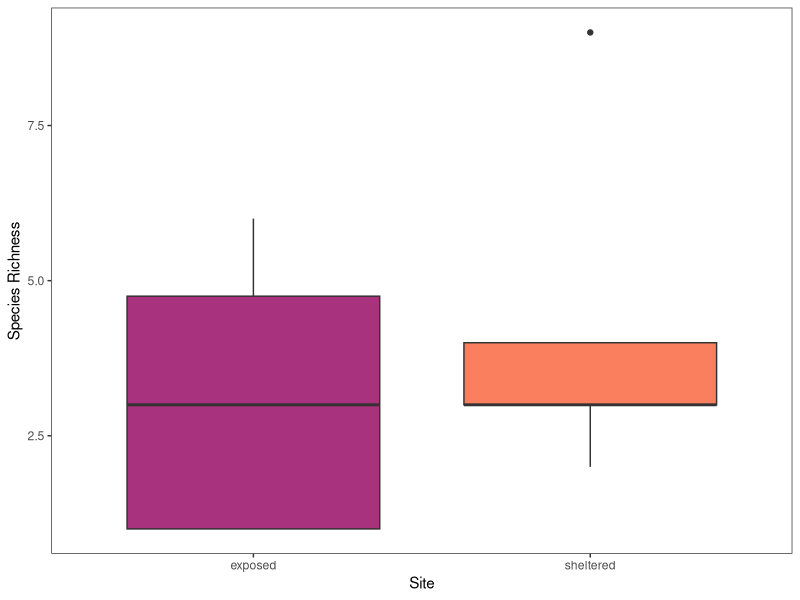
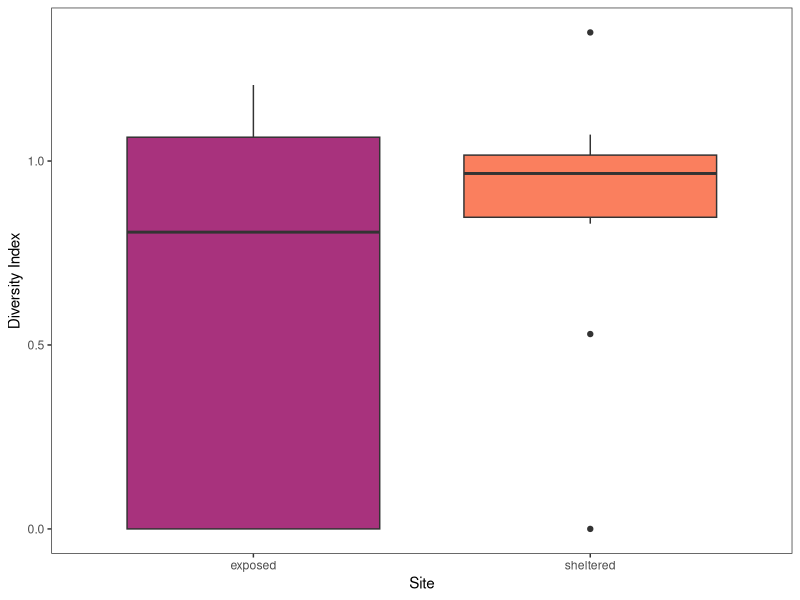
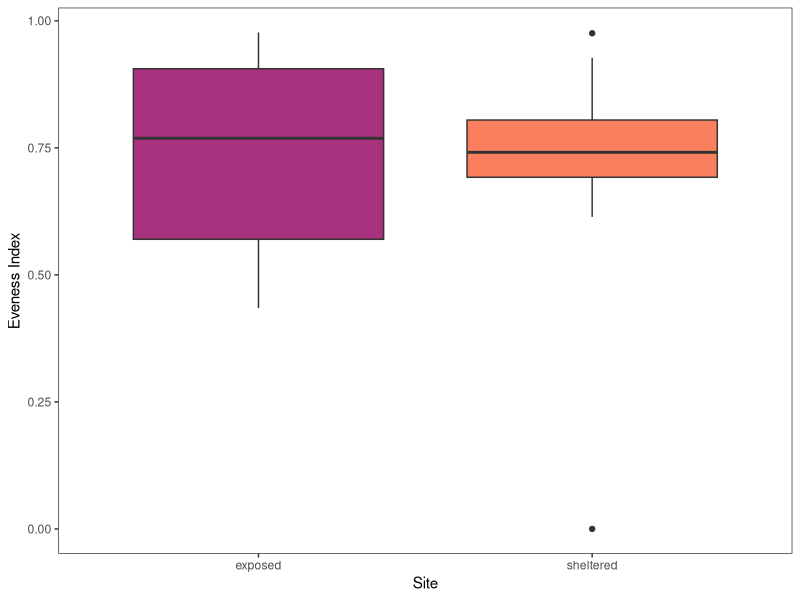
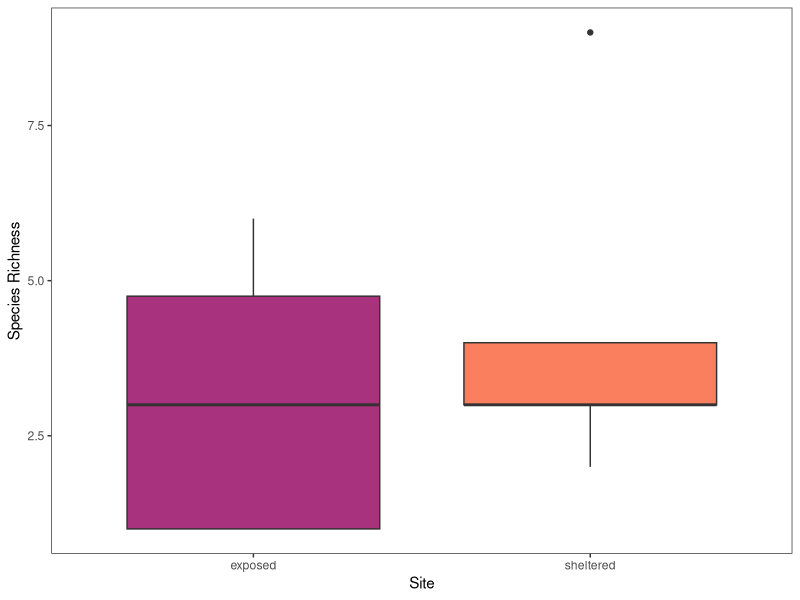
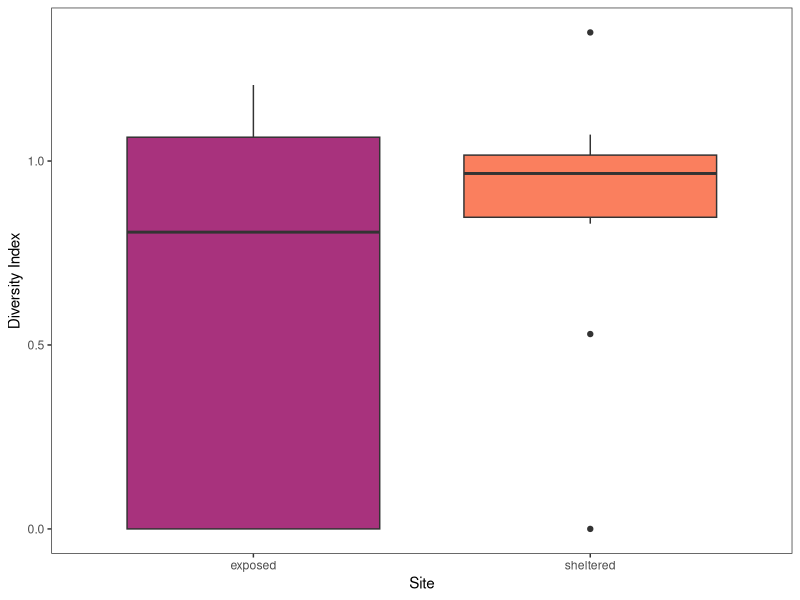
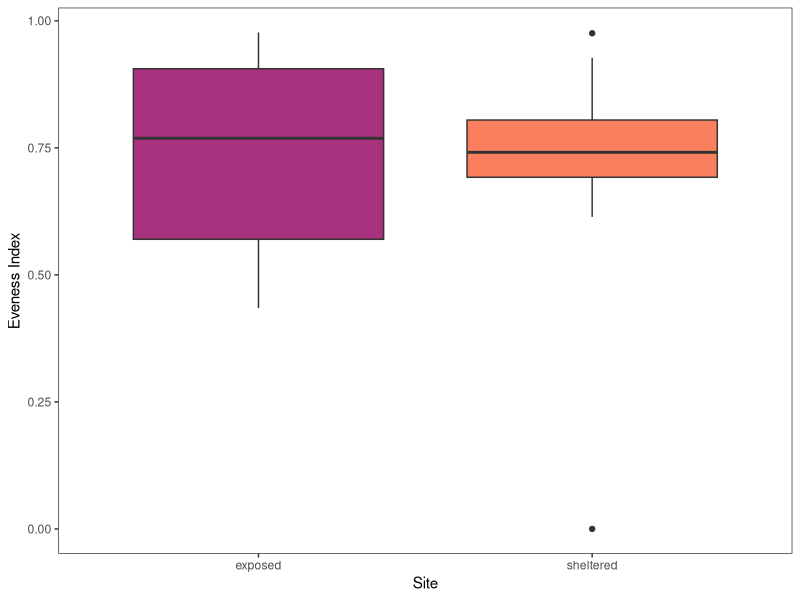

Here is the R script that generated these plots, in order:
## ---- chunk 1
library(vegan)
library(here)
library(scales)
library(viridis)
library(tidyverse)
## ---- chunk 2
data <- read.csv("data-entry-final.csv")

# Manipulating the data

data_analysis <- data %>% 
  select(-c(abiotic_hab, biotic_hab)) %>% 
  mutate(quadrat = as.factor(quadrat)) %>% 
  group_by(vertical_transect, quadrat, species)%>%
  mutate(n_per_quadrat = sum(n)*10) %>%
  mutate(site = ifelse(vertical_transect %in% c(1,2,3), "sheltered", "exposed")) %>% 
  select(-c(n,square)) %>% 
  na.omit %>%
  distinct() %>%
  group_by(vertical_transect, quadrat) %>%
  mutate(pi_quadrat = n_per_quadrat / sum(n_per_quadrat)) %>% 
  mutate(pi_log = log(pi_quadrat)) %>% 
  mutate(pi_times_pi_log = -(pi_quadrat * pi_log)) %>% 
  select(-c(pi_quadrat, pi_log))

# Diversity calculation

shannon_diversity <- data_analysis %>% 
  group_by(vertical_transect, quadrat) %>%
  summarize(sum(pi_times_pi_log, na.rm = FALSE)) %>%
  rename("shannon_div" = "sum(pi_times_pi_log, na.rm = FALSE)") %>%
  mutate(site = ifelse(vertical_transect %in% c(1,2,3), "sheltered", "exposed"))

# Richness calculation

quad_richness <- data %>%
  drop_na(n) %>%
  group_by(vertical_transect,quadrat) %>%
  summarize(richness = length(unique(species))) %>%
  mutate(site = ifelse(vertical_transect %in% c(1,2,3), "sheltered", "exposed"))

# Evenness calculation

shannon_evenness <- shannon_diversity %>% 
  cbind(richness = quad_richness$richness) %>% 
  mutate(H_max = log(richness)) %>%
  mutate(evenness = shannon_div/H_max)
## ---- chunk 3
summary.data <- data.frame(matrix(c(0.218, 0.43, 0.78), 
                                ncol=1, 
                                byrow=TRUE),
                         row.names=c("Shannon-Wiener Diversity (H')","Species Richness","Species Evenness")) %>%
    rename("Value" = "matrix.c.0.218..0.43..0.78...ncol...1..byrow...TRUE.")
knitr::kable(summary.data, table.attr = "style='width:70%", caption = "Resulting p-values of species richness, evenness and Shannon-Wiener Diversity Index from an ANOVA statistical test comparing the exposed and sheltered sites at Scott's Bay, Bamfield, Canada.")
## ---- chunk 4

richness_plot <- ggplot(data = quad_richness) +
  geom_boxplot(aes(x = site, y = richness, fill = site)) +
  labs(x = "Site", y = "Species Richness")+
  theme_test()+
  theme(legend.position = 'none') +
  scale_fill_manual(values = c('#A8327DFF', '#FA7F5EFF'))


richness_plot # COLE: how to export?
ggsave(here("./images/richness_plot.png"), richness_plot)

## ---- chunk 5
## Statistical Analysis
anova_test_rich <- aov(richness~ site, data = quad_richness)
summary(anova_test_rich)
## ---- chunk 6
shannon_diversity_plot <- ggplot(data = shannon_diversity) +
  geom_boxplot(aes(x = site, y = shannon_div, fill = site)) +
  labs(x = "Site", y = "Diversity Index")+
  theme_test()+
  theme(legend.position = 'none')+
  scale_fill_manual(values = c('#A8327DFF', '#FA7F5EFF'))

shannon_diversity_plot
ggsave(here("./images/diversity_plot.png"), shannon_diversity_plot)
## ---- chunk 7
## Statistical Analysis
anova_test_div <- aov(shannon_div ~ site, data = shannon_diversity)
summary(anova_test_div)
## ---- chunk 8
shannon_evenness_plot <- ggplot(data = shannon_evenness) +
  geom_boxplot(aes(x = site, y = evenness, fill = site)) +
  labs(x = "Site", y = "Eveness Index")+
  theme_test()+
  theme(legend.position = 'none')+
  scale_fill_manual(values = c('#A8327DFF', '#FA7F5EFF'))

shannon_evenness_plot
ggsave(here("./images/evenness_plot.png"), shannon_evenness_plot)
## ---- chunk 9
## Statistical Analysis
anova_test_even <- aov(evenness ~ site, data = shannon_evenness)
summary(anova_test_even)
